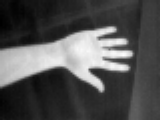
#> input picture test.bmp, 160 x 120 px
$ python find_bumps.py test.bmp   (Python 2 division)   (older library calls are emulated)
#> lines starting #> are read from the running program, lines starting #| are printed output that depends on the picture
import numpy as np
import scipy
import cv2
import time
import sys

def DetectBlobs(image):
  # Setup SimpleBlobDetector parameters.
  params = cv2.SimpleBlobDetector_Params()

  # Change thresholds
  params.minThreshold = 5;
  params.maxThreshold = 200;

  detector = cv2.SimpleBlobDetector(params)
  points = detector.detect((image * 255).astype('uint8'))
  keypoints_render = DrawKeypoints(image, points)
  return points, keypoints_render

def DrawKeypoints(vis, keypoints, color = (0, 255, 255)):
  result = np.zeros((vis.shape[0], vis.shape[1], 3), dtype='uint8')
  for kp in keypoints:
    x, y = kp.pt
    cv2.circle(result, (int(x), int(y)), kp.size, color)
  return result

if __name__ == "__main__":
  testimage = cv2.imread(sys.argv[1])
#> testimage is the input picture: shape (120, 160, 3); min 0, max 255, mean 81
  inv = 255 * np.ones(testimage.shape, dtype='uint8') - testimage
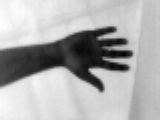
#> inv: shape (120, 160, 3); min 0, max 255, mean 174
  points, pointpic = DetectBlobs(255 * np.ones(testimage.shape) - testimage)
#> in DetectBlobs, `points = detector.detect((image * 255).astype('uint8'))`: points = ()
#> after the loop in DrawKeypoints, `for kp in keypoints:`: result: shape (120, 160, 3); every value is 0
#> points = ()
  print points


  final_image = np.zeros(testimage.shape, dtype='float')
  #final_image += testimage
  final_image += pointpic
#> final_image: shape (120, 160, 3) float64; every value is 0
  final_image += inv

  final_image = np.clip(final_image, 0.0, 255.0)

  cv2.imwrite("output/out_" + str(time.time()) + ".bmp", final_image)
